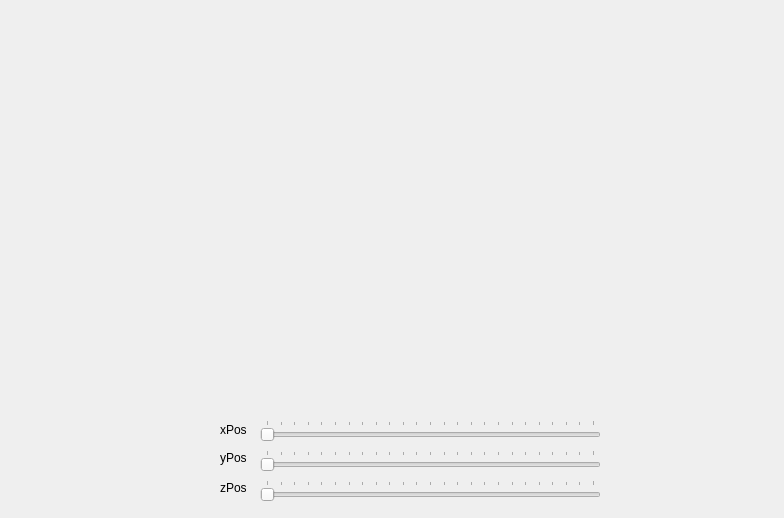
<?xml version="1.0" encoding="UTF-8"?>
<ui version="4.0">
 <class>Window</class>
 <widget class="QWidget" name="Window">
  <property name="geometry">
   <rect>
    <x>0</x>
    <y>0</y>
    <width>784</width>
    <height>518</height>
   </rect>
  </property>
  <property name="windowTitle">
   <string>Window</string>
  </property>
  <widget class="MainViewWidget" name="myOpenGLWidget" native="true">
   <property name="geometry">
    <rect>
     <x>9</x>
     <y>9</y>
     <width>491</width>
     <height>401</height>
    </rect>
   </property>
  </widget>
  <widget class="QSlider" name="rotXSlider">
   <property name="geometry">
    <rect>
     <x>260</x>
     <y>420</y>
     <width>341</width>
     <height>22</height>
    </rect>
   </property>
   <property name="maximum">
    <number>360</number>
   </property>
   <property name="singleStep">
    <number>16</number>
   </property>
   <property name="pageStep">
    <number>15</number>
   </property>
   <property name="orientation">
    <enum>Qt::Horizontal</enum>
   </property>
   <property name="tickPosition">
    <enum>QSlider::TicksAbove</enum>
   </property>
   <property name="tickInterval">
    <number>15</number>
   </property>
  </widget>
  <widget class="QSlider" name="rotYSlider">
   <property name="geometry">
    <rect>
     <x>260</x>
     <y>450</y>
     <width>341</width>
     <height>22</height>
    </rect>
   </property>
   <property name="maximum">
    <number>360</number>
   </property>
   <property name="singleStep">
    <number>16</number>
   </property>
   <property name="pageStep">
    <number>15</number>
   </property>
   <property name="orientation">
    <enum>Qt::Horizontal</enum>
   </property>
   <property name="tickPosition">
    <enum>QSlider::TicksAbove</enum>
   </property>
   <property name="tickInterval">
    <number>15</number>
   </property>
  </widget>
  <widget class="QSlider" name="rotZSlider">
   <property name="geometry">
    <rect>
     <x>260</x>
     <y>480</y>
     <width>341</width>
     <height>22</height>
    </rect>
   </property>
   <property name="maximum">
    <number>360</number>
   </property>
   <property name="singleStep">
    <number>16</number>
   </property>
   <property name="pageStep">
    <number>15</number>
   </property>
   <property name="orientation">
    <enum>Qt::Horizontal</enum>
   </property>
   <property name="tickPosition">
    <enum>QSlider::TicksAbove</enum>
   </property>
   <property name="tickInterval">
    <number>15</number>
   </property>
  </widget>
  <widget class="QLabel" name="label">
   <property name="geometry">
    <rect>
     <x>220</x>
     <y>420</y>
     <width>31</width>
     <height>20</height>
    </rect>
   </property>
   <property name="text">
    <string>xPos</string>
   </property>
  </widget>
  <widget class="QLabel" name="label_2">
   <property name="geometry">
    <rect>
     <x>220</x>
     <y>450</y>
     <width>59</width>
     <height>16</height>
    </rect>
   </property>
   <property name="text">
    <string>yPos</string>
   </property>
  </widget>
  <widget class="QLabel" name="label_3">
   <property name="geometry">
    <rect>
     <x>220</x>
     <y>480</y>
     <width>59</width>
     <height>16</height>
    </rect>
   </property>
   <property name="text">
    <string>zPos</string>
   </property>
  </widget>
  <widget class="QWidget" name="gridLayoutWidget">
   <property name="geometry">
    <rect>
     <x>509</x>
     <y>9</y>
     <width>261</width>
     <height>401</height>
    </rect>
   </property>
   <layout class="QGridLayout" name="layout"/>
  </widget>
  <zorder>rotXSlider</zorder>
  <zorder>rotYSlider</zorder>
  <zorder>rotZSlider</zorder>
  <zorder>label</zorder>
  <zorder>label_2</zorder>
  <zorder>label_3</zorder>
  <zorder>gridLayoutWidget</zorder>
  <zorder>myOpenGLWidget</zorder>
 </widget>
 <layoutdefault spacing="6" margin="11"/>
 <customwidgets>
  <customwidget>
   <class>MainViewWidget</class>
   <extends>QWidget</extends>
   <header>mainviewwidget.h</header>
   <container>1</container>
  </customwidget>
 </customwidgets>
 <resources/>
 <connections/>
</ui>
